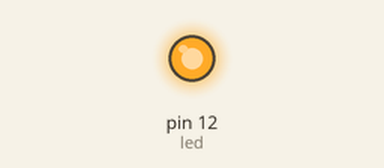
The sketch below on a simulated Arduino Uno, built with avr-gcc and run on an emulated ATmega328P. On the bench: output pins drawn as LEDs (lit = HIGH).

Above: at 0.05 s.
At 3.1 s:
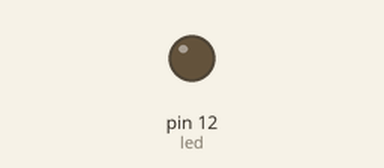
Timing chart, 0 to 7.9 s (numbered marks = the images above):
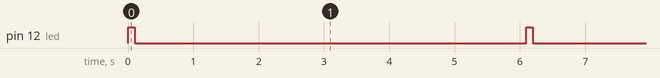

The sketch:

luz_parpadiante.ino
```cpp
int led = 12;

void setup() {
pinMode(led, OUTPUT); //Se configura el pin 13 como salida }
}
void loop() {
digitalWrite(led, HIGH);// Se enciende el led
delay(100); // espera u
digitalWrite(led, LOW);// Se apaga el led
delay(6000); //e espera unos segundos
}
```

Measured:
- by itself, pin 12 (led): alternates HIGH for 0.10 s and LOW for 6.0 s
